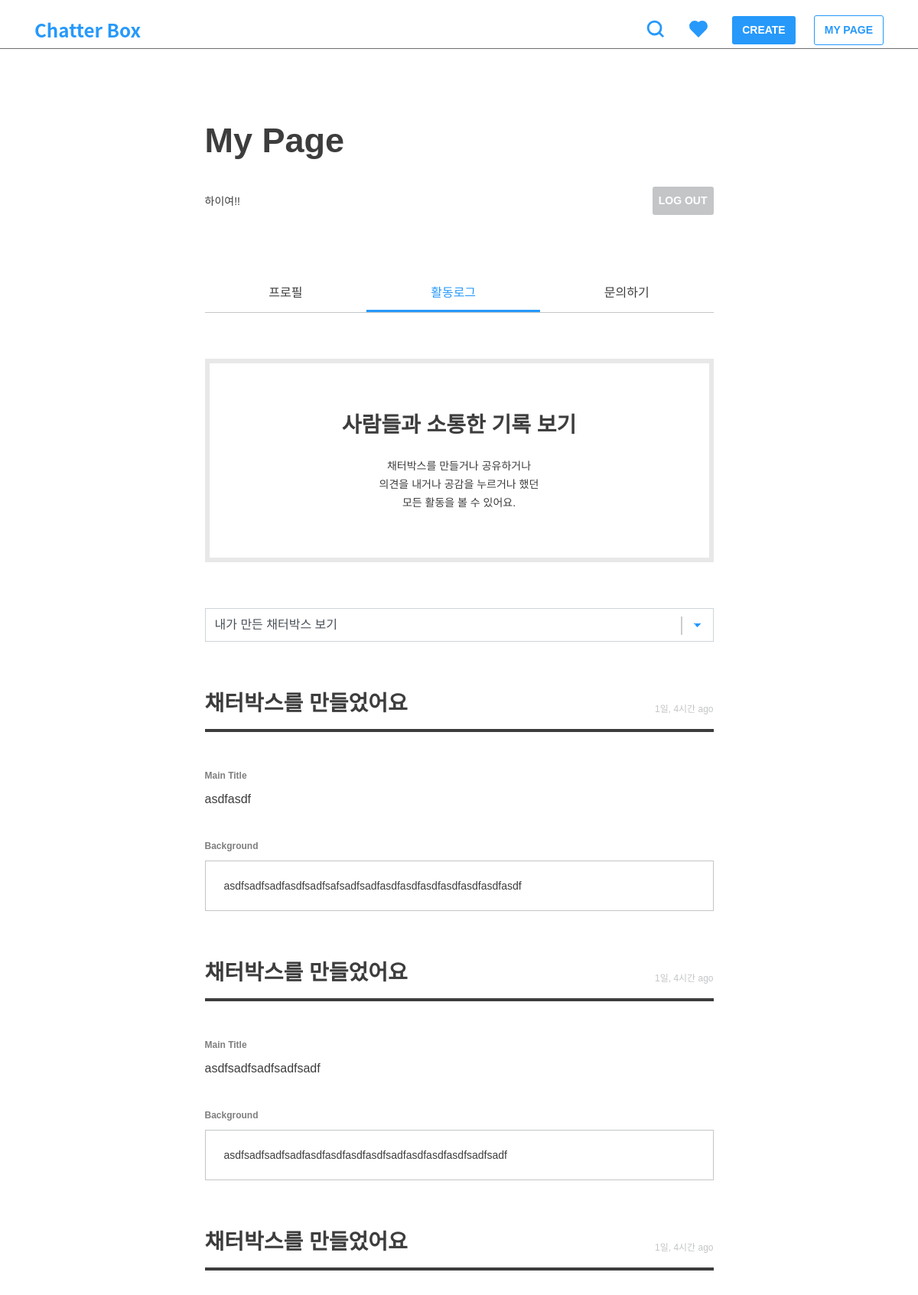
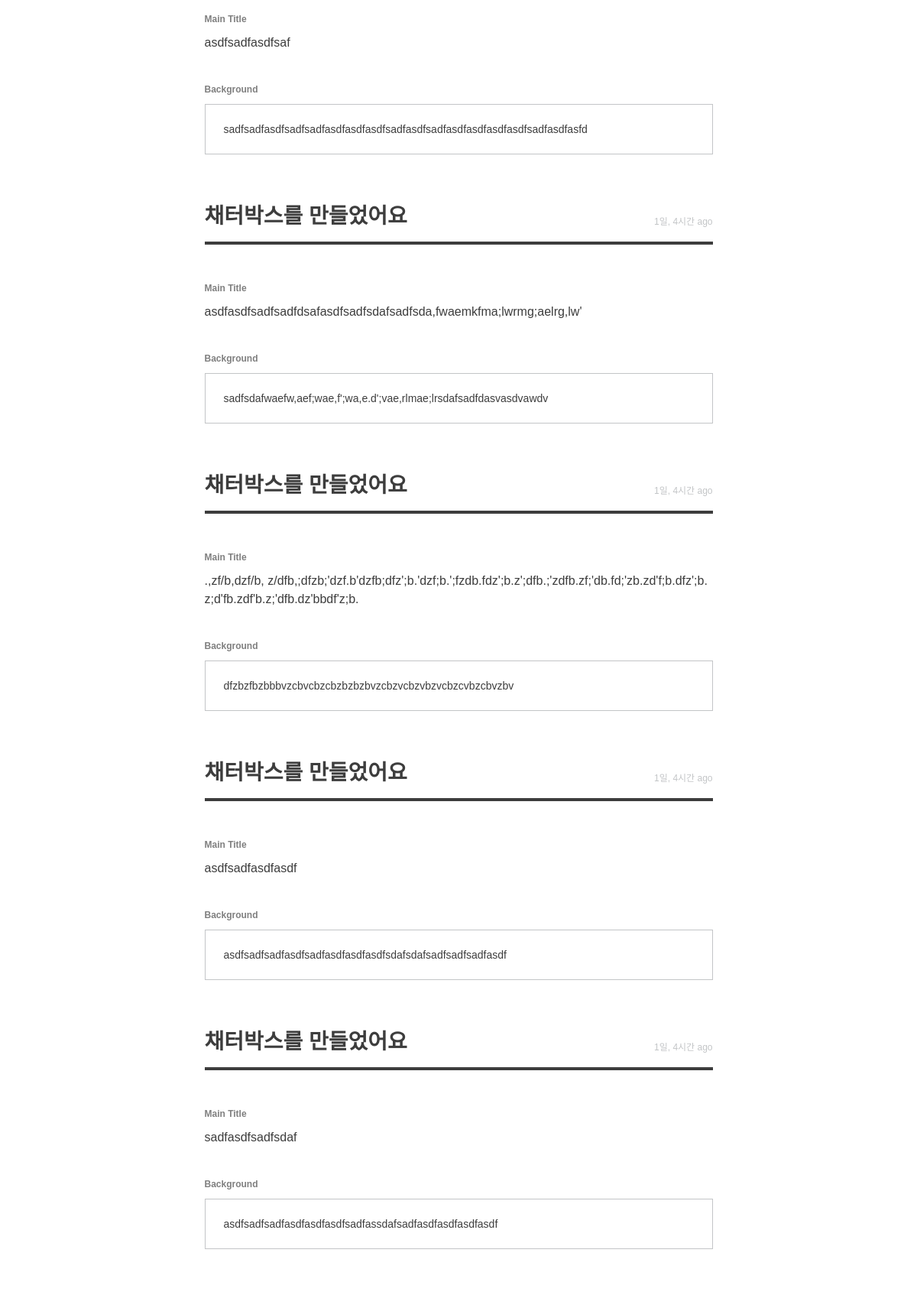
Screenshot of /member/log/ (signed in, upper part) with the database file from the repository (2 pictures, top to bottom).
### member/models.py (models this page shows, shortened)
class User(AbstractUser):
    GENDER_MALE = 'm'
    GENDER_FEMALE = 'f'
    GENDER_OTHER = 'o'
    CHOICES_GENDER = (
        (GENDER_MALE, '남성'),
        (GENDER_FEMALE, '여성'),
        (GENDER_OTHER, '기타'),
    )
    profile_image = models.ImageField(
        default='default/user.png', null=True, upload_to='user')
    bio = models.CharField(max_length=160, null=True)
    gender = models.CharField(
        max_length=1, choices=CHOICES_GENDER, null=True, blank=True)
    like_posts = models.ManyToManyField(
        'post.Post', blank=True, related_name='like_users')
    like_comments = models.ManyToManyField(
        'comment.Comment', blank=True, related_name='like_comments')
    hate_comments = models.ManyToManyField(
        'comment.Comment', blank=True, related_name='hate_comments')
    objects = UserManager()

### post/models.py (models this page shows, shortened)
class TimeStampedModel(models.Model):
    created_at = models.DateTimeField(auto_now_add=True, null=True)
    updated_at = models.DateTimeField(auto_now=True, null=True)
    class Meta():
        abstract = True

class Post(TimeStampedModel):
    author = models.ForeignKey(settings.AUTH_USER_MODEL)
    category = models.ForeignKey('Category')
    title = models.CharField(max_length=160, null=True)
    background = models.TextField()
    background_image1 = models.ImageField(
        upload_to='post', blank=True, null=True)
    background_image2 = models.ImageField(
        upload_to='post', blank=True, null=True)
    background_image3 = models.ImageField(
        upload_to='post', blank=True, null=True)
    background_image4 = models.ImageField(
        upload_to='post', blank=True, null=True)
    background_image5 = models.ImageField(
        upload_to='post', blank=True, null=True)
    tag = TagField()
    view_count = models.PositiveSmallIntegerField(default=0)
    share_count = models.PositiveSmallIntegerField(default=0)
    pro_title = models.CharField(max_length=160, null=True)
    con_title = models.CharField(max_length=160, null=True)
    @property
    def natural_time(self):
        return naturaltime(self.created_at)
    class Meta:
        ordering = ['-created_at']

### member/views.py (the view, shortened to what this page needs)
@login_required
def user_log(request):
    user = request.user
    sort = request.GET.get('sort', '')
    if sort == 'my_comments':
        comments_pro = comment_models.Comment.objects.filter(
            author=user, type=True)  # 내가 만든 찬성의견
        comments_con = comment_models.Comment.objects.filter(
            author=user, type=False)  # 내가 만든 반대의견
        comments_sorted = sorted(
            chain(comments_pro, comments_con), key=lambda instance: instance.created_at)
        log_sorted = comments_sorted
        context = {'comments_pro': comments_pro, 'comments_con': comments_con,
                   'comments_sorted': comments_sorted, 'log_sorted': log_sorted, 'sort': sort, }
        return render(request, 'member/log.html', context)
    else:
        posts_log = post_models.Post.objects.filter(author=user)  # 내가 만든 채터박스
        log_sorted = posts_log
        context = {'posts_log': posts_log,
                   'log_sorted': log_sorted, 'sort': sort, }
    return render(request, 'member/log.html', context)

### templates/member/log.html (shortened to what this page needs)
{% extends 'base.html' %}
{% load static %}
{% block customCSS %}
<link rel="stylesheet" href="{% static 'css/member/my_page.css' %}">
<link rel="stylesheet" href="{% static 'css/member/log.css' %}">
<link rel="stylesheet" href="{% static 'css/post/post_list.css' %}">
{% endblock %}
{% block content %}
<div class="row justify-content-center">
    <div class="col-md-7 p-0 mypage">
        <h2>My Page</h2>
        <div class="info-area">
            {% if user.bio %}
            <h6>{{ user.bio }}</h6>
            {% else %}
            <h6>자기소개가 비어있습니다.<br />간단하게 프로필을 작성해보아요!</h6>
            {% endif %}
            <a class="btn btn-gray" href="{% url 'member:logout' %}">LOG OUT</a>
        </div>
        <div class="mypage-body">
            <ul class="nav nav-pills nav-fill">
                <li class="nav-item"><a class="tab-link" href="{% url 'member:my_page' %}">
                        <h5>프로필</h5>
                    </a></li>
                <li class="nav-item"><a class="tab-link active" href="#">
                        <h5>활동로그</h5>
                    </a></li>
                <li class="nav-item"><a class="tab-link" href="{% url 'member:contact' %}">
                        <h5>문의하기</h5>
                    </a></li>
            </ul>
            <div class="tab-pane" id="pills-log">
                <div class="mypage-header">
                    <h3>사람들과 소통한 기록 보기</h3>
                    <h6>채터박스를 만들거나 공유하거나<br />의견을 내거나 공감을 누르거나 했던<br />모든 활동을 볼 수 있어요.</h6>
                </div>
                <div class="form-group">
                    <select class="form-control sort-select" onchange="location = this.value;" name="?sort={{ sort }}">
                        <option value="?sort=my_posts">내가 만든 채터박스 보기</option>
                    </select>
                </div>
                <div class="load-log">
                    {% for log in log_sorted reversed %}
                    {% if log in posts_log %}
                    <div class="m60">
                        <div class="log-header">
                            <h3>채터박스를 만들었어요</h3>
                            <p>{{ log.natural_time }}</p>
                        </div>
                        <div class="log-body">
                            <label>Main Title</label>
                            <h5>{{ log.title }}</h5>
                            <label>Background</label>
                            <div class="background">
                                <h6>{{ log.background|safe|truncatechars:160 }}</h6>
                            </div>
                        </div>
                    </div>
                    {% endif %}
                    {% endfor %}
                </div>
            </div>
        </div>
    </div>
</div>
{% endblock %}

### static/css/style.css (style rules this page uses)
html, body, div, span, applet, object, iframe, h1, h2, h3, h4, h5, h6, p, blockquote, pre, a, abbr, acronym, address, big, cite, code, del, dfn, em, img, ins, kbd, q, s, samp, small, strike, strong, sub, sup, tt, var, b, u, i, center, dl, dt, dd, ol, ul, li, fieldset, form, label, legend, table, caption, tbody, tfoot, thead, tr, th, td, article, aside, canvas, details, embed, figure, figcaption, footer, header, hgroup, menu, nav, output, ruby, section, summary, time, mark, audio, video { margin: 0; padding: 0; border: 0; font-size: 100%; font: inherit; vertical-align: baseline; }
body { display: flex; min-height: 100vh; flex-direction: column; font-family: "Noto Sans KR", sans-serif; }
ol, ul { list-style: none; }
a { all: unset; text-decoration: none !important; cursor: pointer; }
select { -webkit-box-sizing: border-box; -moz-box-sizing: border-box; box-sizing: border-box; -webkit-appearance: none; -moz-appearance: none; background-image: linear-gradient(45deg, transparent 50%, #2699FB 50%), linear-gradient(135deg, #2699FB 50%, transparent 50%), linear-gradient(to right, #ccc, #ccc); background-position: calc(100% - 20px) calc(1em + 3px), calc(100% - 15px) calc(1em + 3px), calc(100% - 2.5em) 0.6em; background-size: 5px 5px, 6px 5px, 2px 1.5em; background-repeat: no-repeat; }
h2 { font-size: 45px; line-height: 80px; font-weight: 700; color: #3d3d3d; word-break: break-all; }
h3 { font-size: 28px; line-height: 42px; font-weight: 500; color: #3d3d3d; word-break: break-all; }
h5 { font-size: 16px; line-height: 24px; font-weight: 500; color: #3d3d3d; word-break: break-all; }
h6 { font-size: 14px; line-height: 24px; font-weight: 400; color: #3d3d3d; word-break: break-all; }
p { font-size: 12px; line-height: 20px; font-weight: 400; color: #7f7f7f; word-break: break-all; }
label { font-size: 16px; line-height: 24px; font-weight: 500; color: #C3C5C7; word-break: break-all; }
.btn { padding: 8px 13px; border: 0; border-radius: 3px; font-size: 14px; font-weight: 700; word-break: keep-all; }
.btn-gray { color: #fff !important; background-color: #C3C5C7; }
.form-group .form-control { height: 44px; border-radius: 0; }
.nav-pills { border-bottom: 1px solid #C3C5C7; }
.nav-pills .tab-link h5 { padding: 10px; }
.nav-pills .tab-link.active h5 { color: #2699FB; border-bottom: 3px solid #2699FB; }
.m60 { margin-top: 60px; margin-bottom: 60px; }

### static/css/member/my_page.css (style rules this page uses)
.mypage { margin: 80px 0; }
.mypage h2 { margin-bottom: 20px; }
.mypage .info-area { display: flex; justify-content: space-between; align-items: center; margin-bottom: 80px; }
.mypage .info-area .btn-gray { padding: 8px; }
.mypage-body { margin-bottom: 60px; }
.mypage-body .mypage-header { width: 100%; margin: 60px 0; padding: 60px; text-align: center; border: 6px solid #E8E8E8; }
.mypage-body .mypage-header h3 { font-weight: 700; margin-bottom: 20px; }

### static/css/member/log.css (style rules this page uses)
.log-header { display: flex; justify-content: space-between; align-items: flex-end; width: 100%; margin-bottom: 28px; padding-bottom: 12px; border-bottom: 4px solid #3D3D3D; }
.log-header h3 { font-weight: 700; }
.log-header p { color: #C3C5C7; padding-bottom: 4px; }
.log-body { width: 100%; }
.log-body label { margin: 20px 0 10px; font-size: 12px; line-height: 18px; font-weight: 700; color: #7F7F7F; }
.log-body h5 { font-weight: 400; margin-bottom: 20px; }
.log-body .background { width: 100%; padding: 20px 24px; border: 1px solid #C3C5C7; }

### rows the page displays
User: bio "하이여!!"
Post: natural_time "1일, 4시간 ago", title "asdfasdf", background "asdfsadfsadfasdfsadfsafsadfsadfasdfasdfasdfasdfasdfasdfasdf"
Post: natural_time "1일, 4시간 ago", title "asdfsadfsadfsadfsadf", background "asdfsadfsadfsadfasdfasdfasdfasdfsadfasdfasdfasdfsadfsadf"
Post: natural_time "1일, 4시간 ago", title "asdfsadfasdfsaf", background "sadfsadfasdfsadfsadfasdfasdfasdfsadfasdfsadfasdfasdfasdfasdfsadfasdfasfd"
Post: natural_time "1일, 4시간 ago", title "asdfasdfsadfsadfdsafasdfsadfsdafsadfsda,fwaemkfma;lwrmg;aelrg,lw'", background "sadfsdafwaefw,aef;wae,f';wa,e.d';vae,rlmae;lrsdafsadfdasvasdvawdv"
Post: natural_time "1일, 4시간 ago", title ".,zf/b,dzf/b, z/dfb,;dfzb;'dzf.b'dzfb;dfz';b.'dzf;b.';fzdb.fdz';b.z';dfb.;'zdfb.zf;'db.fd;'zb.zd'f;b.dfz';b.z;d'fb.zdf'b.z;'dfb.dz'bbdf'z;b.", background "dfzbzfbzbbbvzcbvcbzcbzbzbzbvzcbzvcbzvbzvcbzcvbzcbvzbv"
Post: natural_time "1일, 4시간 ago", title "asdfsadfasdfasdf", background "asdfsadfsadfasdfsadfasdfasdfasdfsdafsdafsadfsadfsadfasdf"
Post: natural_time "1일, 4시간 ago", title "sadfasdfsadfsdaf", background "asdfsadfsadfasdfasdfasdfsadfassdafsadfasdfasdfasdfasdf"
